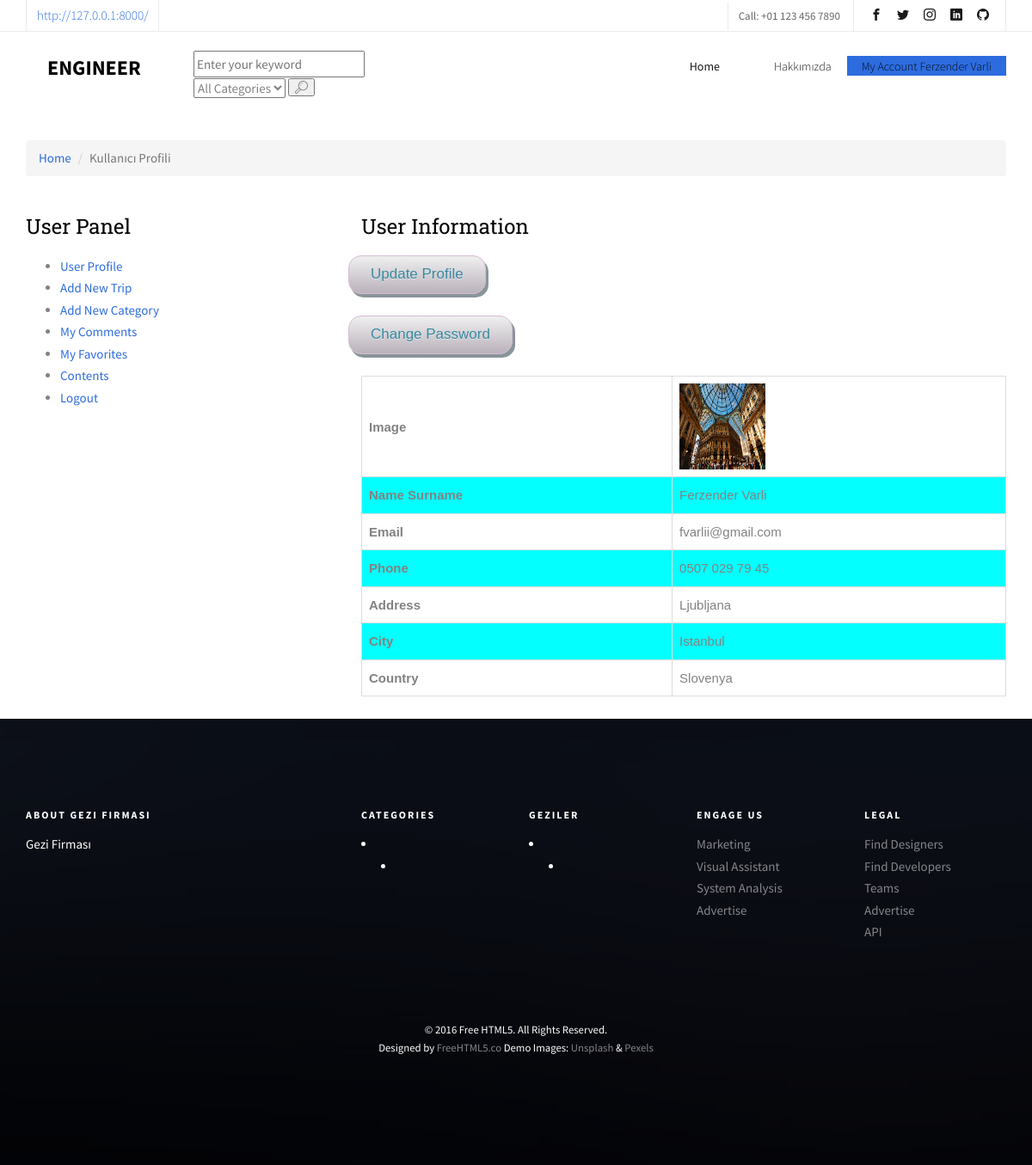
The page /user/ (signed in) on the database its author committed.
### home/models.py (models this page shows, shortened)
class UserProfile(models.Model):
    user = models.OneToOneField(User, on_delete=models.CASCADE)
    name = models.CharField(blank=True, max_length=20)
    phone = models.CharField(blank=True, max_length=20)
    address = models.CharField(blank=True, max_length=150)
    city = models.CharField(blank=True, max_length=20)
    country = models.CharField(blank=True, max_length=20)
    image = models.ImageField(blank=True, upload_to='images/users/')
    def full_name(self):
        return self.user.first_name + ' ' + self.user.last_name
    def get_image_tag(self):
        return mark_safe('<img src="{}" height = 50/>'.format(self.image.url))
    get_image_tag.description='Image'

class Settings(models.Model):
    STATUS = (
        ('True', 'Evet'),
        ('False', 'Hayır'),
    )
    title = models.CharField(max_length=150)
    keywords = models.CharField(max_length=255)
    description = models.CharField(max_length=255)
    company = models.CharField(max_length=50)
    address = models.CharField(blank=True, max_length=150)
    phone = models.CharField(blank=True, max_length=15)
    fax = models.CharField(blank=True, max_length=15)
    email = models.CharField(blank=True, max_length=50)
    smtp_server = models.CharField(blank=True, max_length=20)
    smtp_email = models.CharField(blank=True, max_length=20)
    smtp_password = models.CharField(blank=True, max_length=20)
    smtp_port = models.CharField(blank=True, max_length=20)
    icon = models.ImageField(blank=True, upload_to='images/')
    facebook = models.CharField(max_length=50)
    instagram = models.CharField(max_length=50)
    twitter = models.CharField(max_length=50)
    about_us = RichTextUploadingField(blank=True)
    contact = RichTextUploadingField(blank=True)
    references = RichTextUploadingField(blank=True)
    status = models.CharField(max_length=10, choices=STATUS)
    create_at = models.DateTimeField(auto_now_add=True)
    update_at = models.DateTimeField(auto_now=True)

### user/views.py (the view)
# urls.py: path('', views.index, name='index'),
@login_required(login_url='/login')
def index(request):
    category = Category.objects.all()
    current_user = request.user     # access user session information
    profile = UserProfile.objects.get(user_id=current_user.id)
    context = {'category': category,
               'profile': profile}
    return render(request, 'user_profile.html', context)

### home/context_processors.py (called while the page is built)
def category(request):
    return {
        'category': Category.objects.all(),
        'settings': Settings.objects.get(pk=1),
        'content': Content.objects.all()
    }

### user/templates/user_profile.html (shortened to what this page needs)
{% extends "homebase.html" %}
{% block content %}
    <div id="breadcrumb">
        <div class="container">
            <ul class="breadcrumb">
                <li><a href="/">Home</a></li>
                <li class="active">Kullanıcı Profili</li>
            </ul>
        </div>
    </div>&emsp;
    <div class="section">
        <div class="container">
            <div class="row">
                <div class="col-md-4">
                            {% include "user_panel.html" %}
                </div>
                <div class="col-md-8">
                    <div class="section-title">
                        <h3 class="title">User Information</h3>
                    </div>
                    <div class="row">
                        <a href="/user/update" class="btn-primary btn-update">Update Profile</a> <br><br>
                        <a href="/user/password" class="btn-primary btn-password">Change Password</a>
                    </div>
                    <br>
                    <table>
                        <thead>
                            <tr>
                                <th class="text-left">Image</th>
                                <td><img src="{{ profile.image.url }}" alt="" width="100" height="100"></td>
                            </tr>
                            <tr>
                                <th class="text-left">Name Surname</th>
                                <td class="text-left">{{ profile.full_name }}</td>
                            </tr>
                            <tr>
                                <th class="text-left">Email</th>
                                <td class="text-left">{{ profile.user.email }}</td>
                            </tr>
                            <tr>
                                <th class="text-left">Phone</th>
                                <td class="text-left">{{ profile.phone }}</td>
                            </tr>
                            <tr>
                                <th class="text-left">Address</th>
                                <td class="text-left">{{ profile.address }}</td>
                             </tr>
                            <tr>
                                <th class="text-left">City</th>
                                <td class="text-left">{{ profile.city }}</td>
                             </tr>
                            <tr>
                                <th class="text-left">Country</th>
                                <td class="text-left">{{ profile.country }}</td>
                            </tr>
                    </table>
                </div>
            </div>
        </div>
    </div>
    <br>
{% endblock %}

### home/templates/header.html (shortened to what this page needs)
{% load static %}
<header>
		<nav class="fh5co-nav" role="navigation">
		<div class="top">
			<div class="container">
				<div class="row">
					<div class="col-xs-12 text-right">
						<p class="site"><a href="/">http://127.0.0.1:8000/</a></p>
						<p class="num">Call: +01 123 456 7890</p>
						<ul class="fh5co-social">
							<li><a href="https://www.facebook.com/fvarlii" target="_blank"><i class="icon-facebook2"></i></a></li>
							<li><a href="https://twitter.com/f_varli" target="_blank"><i class="icon-twitter2"></i></a></li>
							<li><a href="https://instagram.com/f_varli" target="_blank"><i class="icon-instagram"></i></a></li>
							<li><a href="https://www.linkedin.com/in/fvarli/" target="_blank"><i class="icon-linkedin2"></i></a></li>
							<li><a href="https://github.com/fvarli" target="_blank"><i class="icon-github" ></i></a></li>
						</ul>
					</div>
				</div>
			</div>
		</div>
		<div class="top-menu">
			<div class="container">
				<div class="row">
					<div class="col-xs-2">
						<div id="fh5co-logo"><a href="/">Engineer</a></div>
					</div>
                    <div class="header-search col-xs-2">
                        <form action="/search/" method="post">
                            <input type="text" name="query" id="query" class="input search-input" placeholder="Enter your keyword">
                            {% load mptt_tags %}
                            <select name="catid" class="input search-categories">
                                <option value="0">All Categories</option>
                            </select>
                            <button class="icon-search4"></button>
                        </form>
                    </div>
					<div class="col-xs-8 text-right menu-1">
						<ul>
							<li class="active"><a href="index.html">Home</a></li>
                                {% load mptt_tags %}
                                {% recursetree category %}
                                     <li class="has-dropdown">
                                        <a href="/category/{{ node.id }}/{{ node.slug }}" {% if not node.is_leaf_node %} data-toggle="dropdown" class="dropdown-toggle" aria-expanded="true" {% endif %}>{{ node.title }}</a>
                                    </li>
                                {% endrecursetree %}
                            <li class="has-dropdown">
                                <a href=""><span>Hakkımızda</span></a>
                            </li>
                            {% if user.id is not None %}
                                <li class="btn-primary has-dropdown">
								<a href="#"><span>My Account {{ user.first_name }} {{ user.last_name }}</span></a>
							</li>
                            {% else %}
							<li class="btn-cta"><a href="/login/"><span>Login</span></a></li>
							<li class="btn-cta"><a href="/sign_up/"><span>Sign Up</span></a></li>
                            {% endif %}
                        </ul>
					</div>
				</div>
			</div>
		</div>
	</nav>
</header>

### home/templates/footer.html (shortened to what this page needs)
{% load static %}
	<footer id="fh5co-footer" role="contentinfo" style="background-image: url(static/images/img_bg_4.jpg);">
		<div class="overlay"></div>
		<div class="container">
			<div class="row row-pb-md">
				<div class="col-md-3 fh5co-widget">
					<h3>About {{ settings.company }}</h3>
					<p>{{ settings.description }}</p>
				</div>
				<div class="col-md-2 col-sm-4 col-xs-6 col-md-push-1 fh5co-widget">
					<h3>Categories</h3>
                        {% load mptt_tags %}
                        {% recursetree category %}
                             <li>
                                {% if not node.is_leaf_node %}
                                    <ul>
                                        <li><a href="#">{{  children }}</a></li>
                                    </ul>
                                {% endif %}
                            </li>
                        {% endrecursetree %}
				</div>
				<div class="col-md-2 col-sm-4 col-xs-6 col-md-push-1 fh5co-widget">
					<h3>Geziler</h3>
                {% load mptt_tags %}
                        {% recursetree category %}
                             <li>
                                {% if not node.is_leaf_node %}
                                    <ul>
                                        <li><a href="#">{{  children }}</a></li>
                                    </ul>
                                {% endif %}
                            </li>
                        {% endrecursetree %}
				</div>
				<div class="col-md-2 col-sm-4 col-xs-6 col-md-push-1 fh5co-widget">
					<h3>Engage us</h3>
					<ul class="fh5co-footer-links">
						<li><a href="#">Marketing</a></li>
						<li><a href="#">Visual Assistant</a></li>
						<li><a href="#">System Analysis</a></li>
						<li><a href="#">Advertise</a></li>
					</ul>
				</div>
				<div class="col-md-2 col-sm-4 col-xs-6 col-md-push-1 fh5co-widget">
					<h3>Legal</h3>
					<ul class="fh5co-footer-links">
						<li><a href="#">Find Designers</a></li>
						<li><a href="#">Find Developers</a></li>
						<li><a href="#">Teams</a></li>
						<li><a href="#">Advertise</a></li>
						<li><a href="#">API</a></li>
					</ul>
				</div>
			</div>
			<div class="row copyright">
				<div class="col-md-12 text-center">
					<p>
						<small class="block">&copy; 2016 Free HTML5. All Rights Reserved.</small>
						<small class="block">Designed by <a href="http://freehtml5.co/" target="_blank">FreeHTML5.co</a> Demo Images: <a href="http://unsplash.co/" target="_blank">Unsplash</a> &amp; <a href="https://www.pexels.com/" target="_blank">Pexels</a></small>
					</p>
				</div>
			</div>
		</div>
	</footer>
	</div>

### home/static/css/icomoon.css (style rules this page uses)
[class^="icon-"], [class*=" icon-"] { font-family: 'icomoon' !important; speak: none; font-style: normal; font-weight: normal; font-variant: normal; text-transform: none; line-height: 1; -webkit-font-smoothing: antialiased; -moz-osx-font-smoothing: grayscale; }
.icon-search4:before { content: "\e909"; }
.icon-facebook2:before { content: "\eac0"; }
.icon-instagram:before { content: "\eac2"; }
.icon-twitter2:before { content: "\eac6"; }
.icon-github:before { content: "\eae0"; }
.icon-linkedin2:before { content: "\eaf9"; }

### user/templates/user_profile.html (style rules this page uses)
a.btn-update, a.btn-password { box-shadow: 3px 4px 0px 0px #899599; background:linear-gradient(to bottom, #ededed 5%, #bab1ba 100%); background-color:#ededed; border-radius:15px; border:1px solid #d6bcd6; display:inline-block; cursor:pointer; color:#3a8a9e; font-family:Arial; font-size:17px; padding:7px 25px; text-decoration:none; text-shadow:0px 1px 0px #e1e2ed; }
th, td { border: 1px solid #dddddd; text-align: left; padding: 8px; }
table { font-family: arial, sans-serif; border-collapse: collapse; width: 100%; }
tr:nth-child(even) { background-color: #04FFFF; }

### rows shown on the page
UserProfile: image (picture), full_name "Ferzender Varli", user.email "fvarlii@gmail.com", phone "0507 029 79 45", address "Ljubljana", city "Istanbul", country "Slovenya"
Settings: company "GEZI FIRMASI", description "Gezi Firması"

### other values the page prints
{{ user.first_name }} "Ferzender"
{{ user.last_name }} "Varli"
